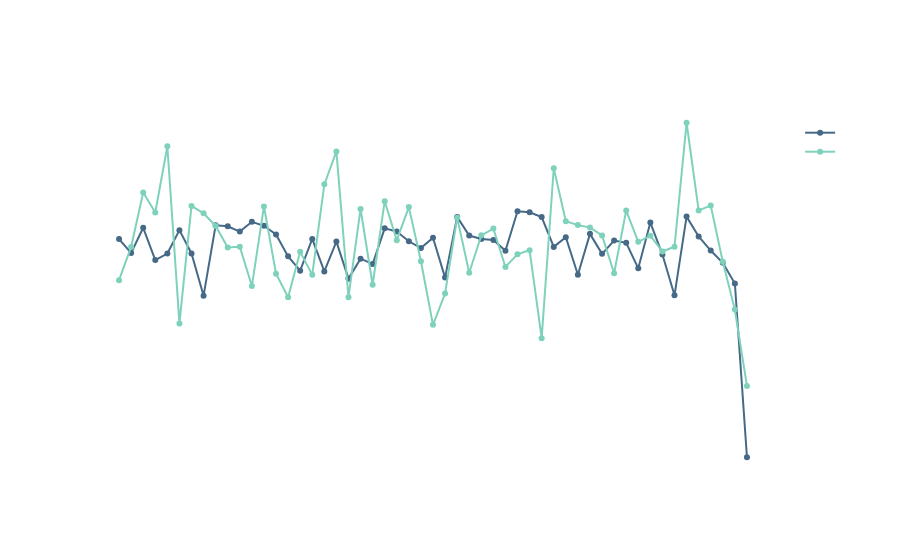

Notebook code for this chart:
### Code cell
fig = px.line(churn_trans_average_all,
        x='TransactionDate',
        y='AmountSpent',
        color='ChurnStatus',
        markers=True,
        template='plotly_white',
        title='All category average spending',
        color_discrete_sequence=["#456987", "#7ed2bc"]
        )

# Update layout for transparent background and white fonts
fig.update_layout(
    paper_bgcolor='rgba(0,0,0,0)',  # Transparent outer background[2][3][8]
    plot_bgcolor='rgba(0,0,0,0)',   # Transparent plotting area background[2][3][8]
    title_font=dict(color='white'),  # White plot title
    xaxis_title_font=dict(family="Arial Black, Arial, sans-serif", size=16, color="white"),
    yaxis_title_font=dict(family="Arial Black, Arial, sans-serif", size=16, color="white"),

    legend=dict(
        font=dict(color='white'),  # White legend text
        bgcolor='rgba(0,0,0,0)'   # Transparent legend background
    ),
    title=dict(
        text="All category average spending",
        font=dict(
            color='white',
            size=20,
            family='Courier New, monospace'  # Use a bold font family
        )
    )
)

# Update x and y axes for white lines, ticks, labels, and 20% opacity grid
fig.update_xaxes(
    showline=True,         # Show axis line
    linecolor='white',     # White axis line
    tickfont=dict(color='white'),  # White tick labels
    gridcolor='rgba(255,255,255,0.1)',  # White grid lines with 20% opacity
    linewidth=2
)
fig.update_yaxes(
    showline=True,
    linecolor='white',
    tickfont=dict(color='white'),
    gridcolor='rgba(255,255,255,0.1)',  # White grid lines with 20% opacity
    linewidth=2
)


fig.show()
